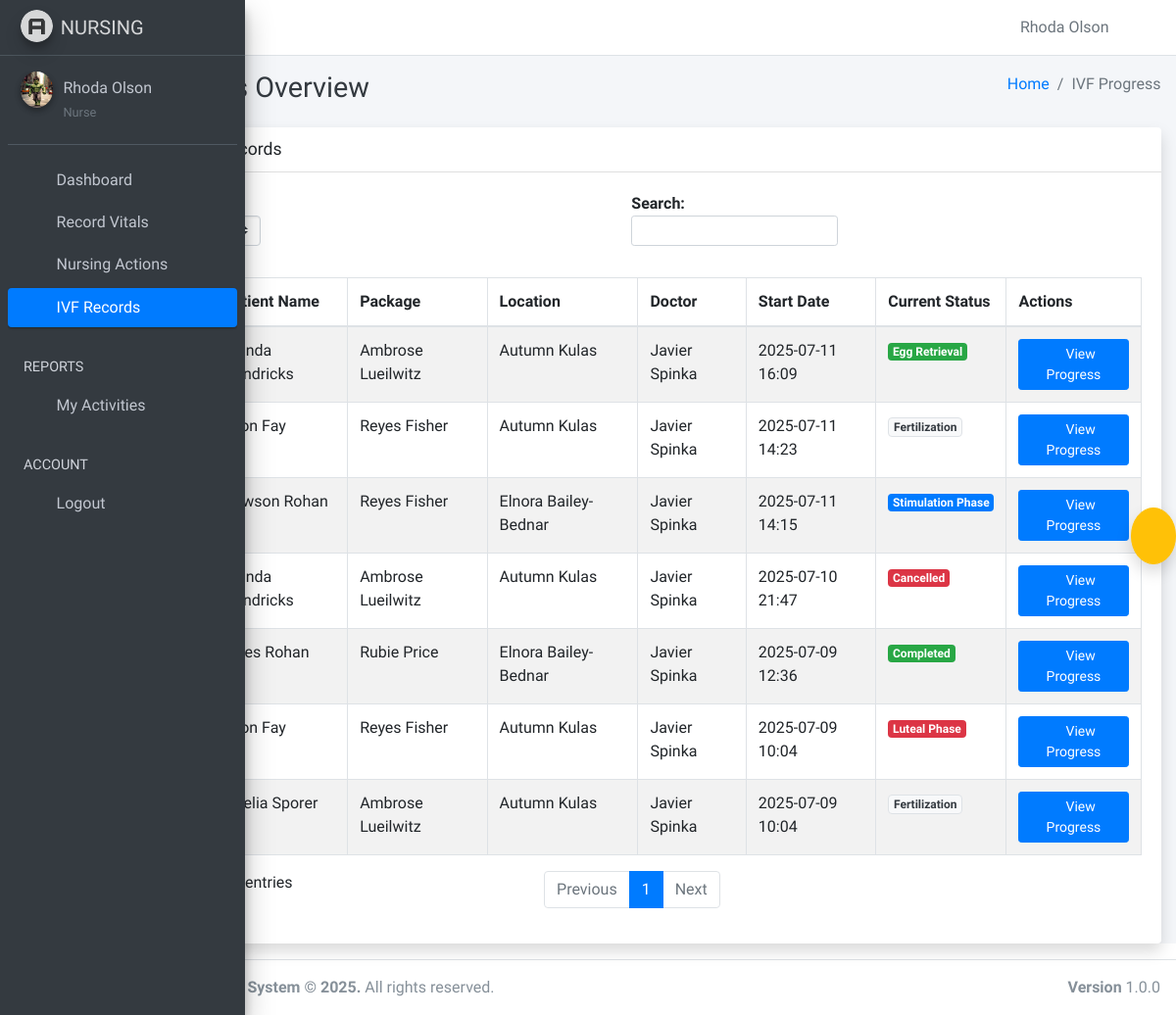
Page /nurse/ivf-progress/ (signed in) on the committed database.
### hospapp/models.py (models this page shows, shortened)
class Staff(models.Model):
    ROLE_CHOICES = [
        ('account', 'Account'),
        ('admin', 'Administrator'),
        ('doctor', 'Doctor'),
        ('hr', 'HR'),
        ('lab', 'Lab Technician'),
        ('nurse', 'Nurse'),
        ('pharmacy', 'Pharmacy'),
        ('receptionist', 'Receptionist'),
    ]
    GENDER_CHOICES = [('M', 'Male'), ('F', 'Female')]
    user = models.OneToOneField(User, on_delete=models.CASCADE)
    address = models.TextField(blank=True, null=True)
    date_joined = models.DateField(default=timezone.now)
    department = models.ForeignKey(Department, on_delete=models.SET_NULL, null=True, blank=True)
    gender = models.CharField(max_length=1, choices=GENDER_CHOICES, default='M')
    phone_number = models.CharField(max_length=15, blank=True)
    photo = models.ImageField(upload_to='profile_photos/', blank=True, null=True)
    role = models.CharField(max_length=20, choices=ROLE_CHOICES)
    class Meta:
        permissions = [
            ("can_edit_staff_profiles", "Can edit any staff user's profile details (username, email, names, role, phone)"),
            ("can_change_staff_status", "Can activate/deactivate staff user accounts"),
            ("can_view_staff_list", "Can view the list of all staff users in the admin area"),
            ("can_reset_staff_password", "Can reset staff user passwords"),
        ]

class IVFRecord(models.Model):
    STATUS_CHOICES = [
        ('open', 'Open'),
        ('pending', 'Pending'),
        ('in_progress', 'In Progress'),
        ('stimulation', 'Stimulation Phase'),
        ('egg_retrieval', 'Egg Retrieval'),
        ('fertilization', 'Fertilization'),
        ('embryo_transfer', 'Embryo Transfer'),
        ('luteal_phase', 'Luteal Phase'),
        ('pregnancy_test', 'Pregnancy Test'),
        ('completed', 'Completed'),
        ('cancelled', 'Cancelled'),
    ]
    patient = models.ForeignKey(Patient, on_delete=models.CASCADE)
    ivf_package = models.ForeignKey(IVFPackage, on_delete=models.SET_NULL, null=True)
    treatment_location = models.ForeignKey(TreatmentLocation, on_delete=models.SET_NULL, null=True)
    doctor_name = models.CharField(max_length=255)
    doctor_comments = models.TextField(blank=True)
    created_on = models.DateTimeField(default=timezone.now)
    status = models.CharField(max_length=255, choices=STATUS_CHOICES, default="open") # Added choices here

class Patient(models.Model):
    BLOOD_GROUP_CHOICES = [
        ('A+', 'A+'), ('A-', 'A-'),
        ('B+', 'B+'), ('B-', 'B-'),
        ('AB+', 'AB+'), ('AB-', 'AB-'),
        ('O+', 'O+'), ('O-', 'O-'),
    ]
    STATUS_CHOICES = [
        ('critical', 'Critical'),
        ('recovered', 'Recovered'),
        ('stable', 'Stable'),
    ]
    RELATIONSHIP_CHOICES = [
        ('Spouse', 'Spouse'),
        ('Father', 'Father'),
        ('Mother', 'Mother'),
        ('Son', 'Son'),
        ('Daughter', 'Daughter'),
        ('Brother', 'Brother'),
        ('Sister', 'Sister'),
        ('Guardian', 'Guardian'),
        ('Friend', 'Friend'),
        ('Other', 'Other'),
    ]
    address = models.TextField()
    blood_group = models.CharField(max_length=3, choices=BLOOD_GROUP_CHOICES, default='O+')
    date_of_birth = models.DateField()
    date_registered = models.DateTimeField(auto_now_add=True)
    email = models.EmailField(blank=True, null=True)
    first_time = models.CharField(max_length=20, blank=True)
    full_name = models.CharField(max_length=200)
    gender = models.CharField(max_length=10)
    id_number = models.CharField(max_length=100, blank=True)
    id_type = models.CharField(max_length=20, blank=True)
    marital_status = models.CharField(max_length=20)
    nationality = models.CharField(max_length=50)
    phone = models.CharField(max_length=15)
    photo = models.ImageField(upload_to='patient_photos/', blank=True, null=True)
    state_of_origin = models.CharField(max_length=50, blank=True)
    patient_id = models.CharField(max_length=100, unique=True, editable=False)
    registered_by = models.ForeignKey(User, on_delete=models.SET_NULL, null=True, blank=True, related_name='patients_registered')
    next_of_kin_name = models.CharField(max_length=100)
    next_of_kin_phone = models.CharField(max_length=15)
    next_of_kin_relationship = models.CharField(max_length=20, choices=RELATIONSHIP_CHOICES, blank=True, null=True)
    next_of_kin_email = models.EmailField(blank=True, null=True)
    next_of_kin_address = models.TextField(blank=True, null=True)
    diagnosis = models.TextField(blank=True, null=True)
    is_inpatient = models.BooleanField(default=False)
    medication = models.TextField(blank=True, null=True)
    notes = models.TextField(blank=True, null=True)
    referred_by = models.CharField(max_length=100, blank=True, null=True)
    status = models.CharField(max_length=20, choices=STATUS_CHOICES, default='stable')
    class Meta:
        ordering = ['-date_registered']

class IVFPackage(models.Model):
    name = models.CharField(max_length=255)
    Decription = models.CharField(max_length=255)
    price = models.FloatField(max_length=255, default=0.00)
    created_on = models.DateTimeField(default=timezone.now)

class TreatmentLocation(models.Model):
    name = models.CharField(max_length=255)
    address = models.CharField(max_length=255, blank=True)

### hospapp/views.py (the view)
# urls.py: path('nurse/ivf-progress/', views.nurse_view_ivf_progress, name='nurse_ivf_progress'),
@login_required
@require_http_methods(["GET"])
def nurse_view_ivf_progress(request):
    context = {
        'all_ivf_records': IVFRecord.objects.all().select_related('patient', 'ivf_package', 'treatment_location').order_by('-created_on'),
    }
    return render(request, 'nurses/ivf_progress.html', context)

### hospapp/templates/nurses/ivf_progress.html (shortened to what this page needs)
{% extends "nurses/base.html" %}
{% load static %}
{%block content%}
<div class="content-header">
    <div class="container-fluid">
        <div class="row mb-2">
            <div class="col-sm-6">
                <h1 class="m-0 text-dark">IVF Progress Overview</h1>
            </div>
            <div class="col-sm-6">
                <ol class="breadcrumb float-sm-right">
                    <li class="breadcrumb-item"><a href="#">Home</a></li>
                    <li class="breadcrumb-item active">IVF Progress</li>
                </ol>
            </div>
        </div>
    </div>
</div>
<section class="content">
    <div class="container-fluid">
        <div class="card shadow">
            <div class="card-header">
                <h3 class="card-title">
                     Current IVF Records
                </h3>
            </div>
            <div class="card-body">
                <div class="table-responsive">
                    <table id="ivfRecordsTable" class="table table-bordered table-striped">
                        <thead>
                            <tr>
                                <th>Patient ID</th>
                                <th>Patient Name</th>
                                <th>Package</th>
                                <th>Location</th>
                                <th>Doctor</th>
                                <th>Start Date</th>
                                <th>Current Status</th>
                                <th>Actions</th>
                            </tr>
                        </thead>
                        <tbody>
                            {% for record in all_ivf_records %}
                            <tr data-record-id="{{ record.id }}">
                                <td>{{ record.patient.patient_id }}</td>
                                <td>{{ record.patient.full_name }}</td>
                                <td>{{ record.ivf_package.name }}</td>
                                <td>{{ record.treatment_location.name }}</td>
                                <td>{{ record.doctor_name }}</td>
                                <td>{{ record.created_on|date:"Y-m-d H:i" }}</td>
                                <td>
                                    <span class="badge
                                        {% if record.status == 'open' %}badge-secondary
                                        {% elif record.status == 'pending' %}badge-warning
                                        {% elif record.status == 'in_progress' %}badge-info
                                        {% elif record.status == 'stimulation' %}badge-primary
                                        {% elif record.status == 'egg_retrieval' %}badge-success
                                        {% elif record.status == 'fertilization' %}badge-light text-dark border
                                        {% elif record.status == 'embryo_transfer' %}badge-dark
                                        {% elif record.status == 'luteal_phase' %}badge-danger
                                        {% elif record.status == 'pregnancy_test' %}badge-warning
                                        {% elif record.status == 'completed' %}badge-success
                                        {% elif record.status == 'cancelled' %}badge-danger
                                        {% endif %}">
                                        {{ record.get_status_display }}
                                    </span>
                                </td>
                                <td>
                                    <button class="btn btn-sm btn-primary viewProgressBtn"
                                        data-record-id="{{ record.id }}"
                                        data-patient-name="{{ record.patient.full_name }}">
                                        <i class="fas fa-eye"></i> View Progress
                                    </button>
                                </td>
                            </tr>
                            {% endfor %}
                        </tbody>
                    </table>
                </div>
            </div>
        </div>
    </div>
</section>
{% endblock %}

### hospapp/templates/nurses/base.html (shortened to what this page needs)
{% load static %}
<!DOCTYPE html>
<html>
<head>
    <link rel="stylesheet" href="{% static 'plugins/fontawesome-free/css/all.min.css' %}">
    <link rel="stylesheet" href="{% static 'dist/css/adminlte.min.css' %}">
    <link href="{% static 'plugins/bootstrap-icons/bootstrap-icons.css' %}" rel="stylesheet">
</head>
<body class="hold-transition sidebar-mini sidebar-collapse">
    <div class="wrapper">
        <nav class="main-header navbar navbar-expand navbar-white navbar-light">
            <ul class="navbar-nav">
                <li class="nav-item">
                    <a class="nav-link" data-widget="pushmenu" href="#" role="button"></a>
                </li>
                <li class="nav-item d-none d-sm-inline-block">
                    <a href="{% url 'nurse' %}" class="nav-link">Home</a>
                </li>
            </ul>
            <ul class="navbar-nav ml-auto">
                <li class="nav-item">
                    <span class="nav-link text-muted">
                        <i class="fas fa-user mr-1"></i>
                        {{ user.get_full_name|default:user.username }}
                    </span>
                </li>
                <li class="nav-item">
                    <a class="nav-link" href="{% url 'logout' %}" title="Logout">
                        <i class="fas fa-sign-out-alt"></i>
                    </a>
                </li>
            </ul>
        </nav>
        <aside class="main-sidebar sidebar-dark-primary elevation-4">
            <a href="{% url 'nurse' %}" class="brand-link">
                <img src="{% static 'dist/img/AdminLTELogo.png' %}" alt="HMS Logo" class="brand-image img-circle elevation-3"
                    style="opacity: .8">
                <span class="brand-text font-weight-medium text-uppercase">Nursing</span>
            </a>
            <div class="sidebar">
                <div class="user-panel mt-3 pb-3 mb-3 d-flex">
                    <div class="image">
                        {% if user.staff.photo %}
                        <img src="{{ user.staff.photo.url }}" class="img-circle elevation-2" alt="{{ user.get_full_name|default:user.username }}">
                        {% else %}
                        <img src="{% static 'dist/img/user2-160x160.jpg' %}" class="img-circle elevation-2" alt="User Image">
                        {% endif %}
                    </div>
                    <div class="info">
                        <a href="#" class="d-block">{{ user.get_full_name|default:user.username }}</a>
                        <small class="text-muted text-capitalize">{{ user.staff.role }}</small>
                    </div>
                </div>
                <nav class="mt-2">
                    <ul class="nav nav-pills nav-sidebar flex-column" data-widget="treeview" role="menu"
                        data-accordion="false">
                        <li class="nav-item">
                            <a href="{% url 'nurse' %}" class="nav-link {% if request.resolver_match.url_name == 'nurse' %}active{% endif %}">
                                <i class="nav-icon fas fa-tachometer-alt"></i>
                                <p>Dashboard</p>
                            </a>
                        </li>
                        <li class="nav-item">
                            <a href="{% url 'vitals' %}" class="nav-link {% if request.resolver_match.url_name == 'vitals' %}active{% endif %}">
                                <i class="nav-icon fas fa-heartbeat"></i>
                                <p>Record Vitals</p>
                            </a>
                        </li>
                        <li class="nav-item">
                            <a href="{% url 'nursing_actions' %}" class="nav-link {% if request.resolver_match.url_name == 'nursing_ward_actions' %}active{% endif %}">
                                <i class="nav-icon fas fa-hospital-user"></i>
                                <p>Nursing Actions</p>
                            </a>
                        </li>
                        <li class="nav-item">
                            <a href="{% url 'nurse_ivf_progress' %}" class="nav-link {% if request.resolver_match.url_name == 'nurse_ivf_progress' %}active{% endif %}">
                                <i class="nav-icon fas fa-baby"></i>
                                <p>IVF Records</p>
                            </a>
                        </li>
                        <li class="nav-header">REPORTS</li>
                        <li class="nav-item">
                            <a href="{% url 'nurse_activity_report' %}" class="nav-link">
                                <i class="nav-icon fas fa-chart-line"></i>
                                <p>My Activities</p>
                            </a>
                        </li>
                        <li class="nav-header">ACCOUNT</li>
                        <li class="nav-item">
                            <a href="{% url 'logout' %}" class="nav-link">
                                <i class="nav-icon fas fa-sign-out-alt text-danger"></i>
                                <p>Logout</p>
                            </a>
                        </li>
                    </ul>
                </nav>
            </div>
        </aside>
        <div class="content-wrapper">
            {% block content %}
            {% endblock %}
        </div>
        <div id="notification-bell" style="position: fixed; top: 50%; right: 0; z-index: 1050; display: none;">
            <button class="btn btn-warning rounded-circle p-3 shadow" id="toggleNotifications">
                <i class="fas fa-bell"></i>
            </button>
        </div>
        <footer class="main-footer">
            <div class="float-right d-none d-sm-block">
                <b>Version</b> 1.0.0
            </div>
            <strong>Hospital Management System &copy; {% now "Y" %}.</strong> All rights reserved.
        </footer>
    </div>
</body>
</html>

### rows in the picture
IVFRecord: patient.full_name "Wanda Hendricks", ivf_package.name "Ambrose Lueilwitz", treatment_location.name "Autumn Kulas", doctor_name "Javier Spinka", created_on "2025-07-11 16:09", status "Egg Retrieval"
IVFRecord: patient.full_name "Leon Fay", ivf_package.name "Reyes Fisher", treatment_location.name "Autumn Kulas", doctor_name "Javier Spinka", created_on "2025-07-11 14:23", status "Fertilization"
IVFRecord: patient.full_name "Dawson Rohan", ivf_package.name "Reyes Fisher", treatment_location.name "Elnora Bailey-Bednar", doctor_name "Javier Spinka", created_on "2025-07-11 14:15", status "Stimulation Phase"
IVFRecord: patient.full_name "Wanda Hendricks", ivf_package.name "Ambrose Lueilwitz", treatment_location.name "Autumn Kulas", doctor_name "Javier Spinka", created_on "2025-07-10 21:47", status "Cancelled"
IVFRecord: patient.full_name "Jules Rohan", ivf_package.name "Rubie Price", treatment_location.name "Elnora Bailey-Bednar", doctor_name "Javier Spinka", created_on "2025-07-09 12:36", status "Completed"
IVFRecord: patient.full_name "Leon Fay", ivf_package.name "Reyes Fisher", treatment_location.name "Autumn Kulas", doctor_name "Javier Spinka", created_on "2025-07-09 10:04", status "Luteal Phase"
IVFRecord: patient.full_name "Noelia Sporer", ivf_package.name "Ambrose Lueilwitz", treatment_location.name "Autumn Kulas", doctor_name "Javier Spinka", created_on "2025-07-09 10:04", status "Fertilization"

### other values in the picture
{{ user.get_full_name|default:user.username }} "Rhoda Olson"
{{ user.staff.role }} "Nurse"
